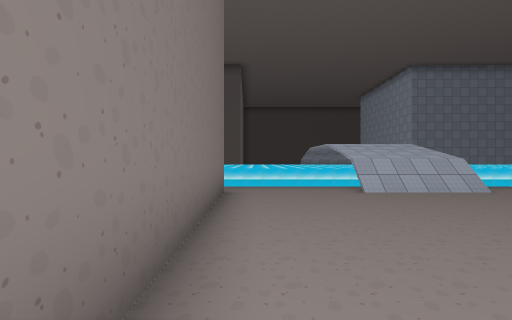
View 1 (above)

23 first-person views from a walk through a scene from a Unity 3-D project. The camera is 1.5 m above the floor, looks level and sees 80° across. The floor is counted in squares, 2 m on a side. Each view is taken from the middle of a square. On the plan, view 1 faces up. The plan holds only what a view shows up to about 10 squares ahead; the rest is blank. The place goes on beyond the plan. The player is left out. Some animated figures are not drawn. Some surface patterns are stand-ins.

View 2
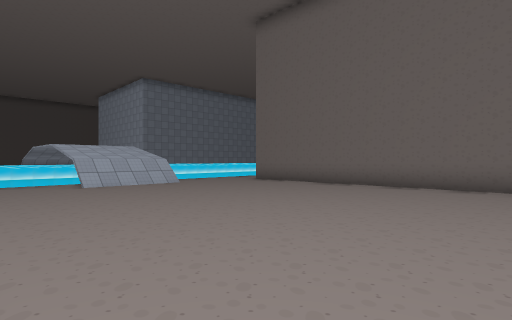

View 3
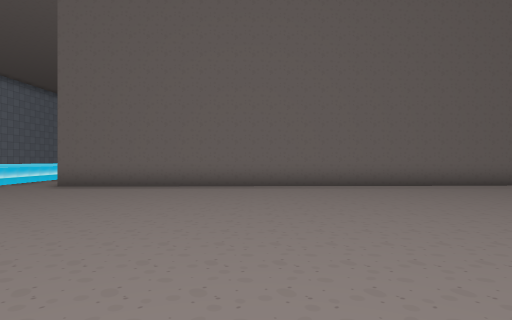

View 4
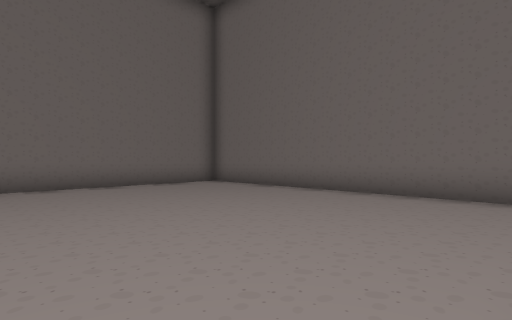

View 5
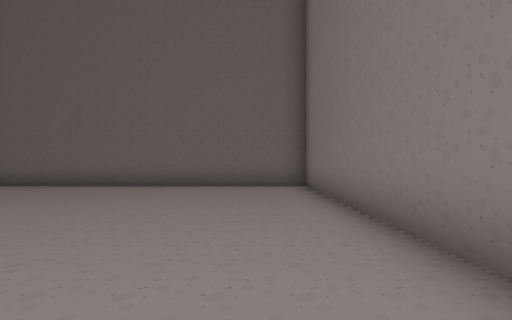

View 6
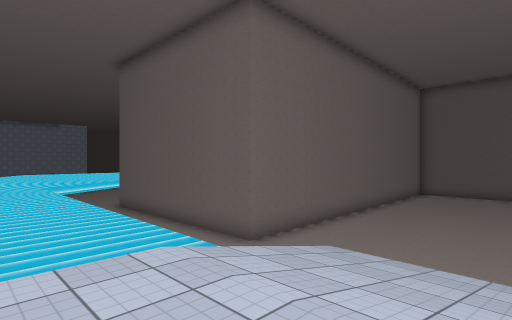

View 7
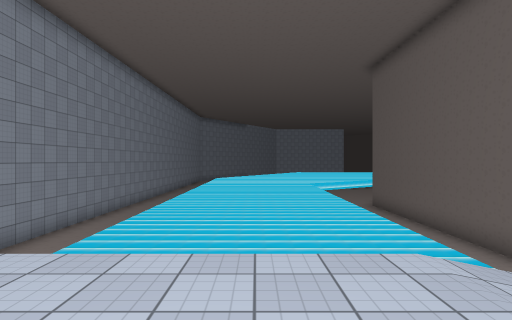

View 8
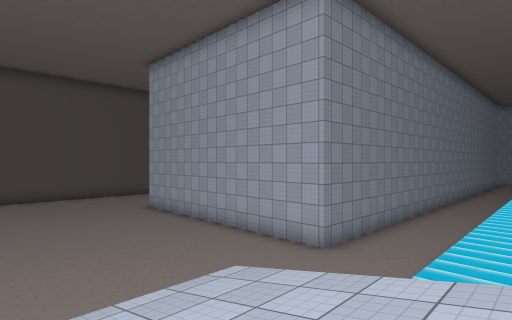

View 9
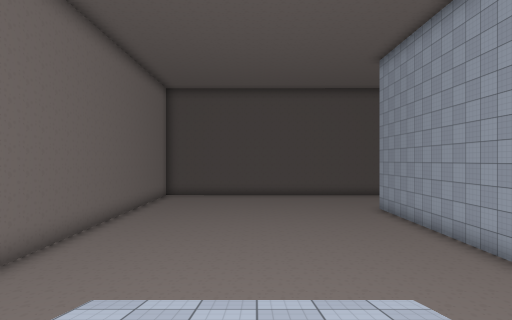

View 10
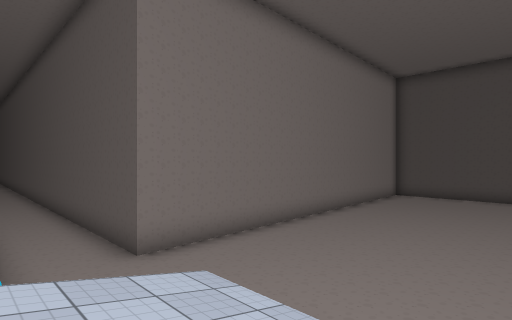

View 11
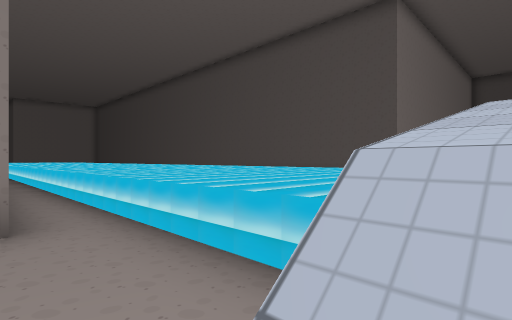

View 12
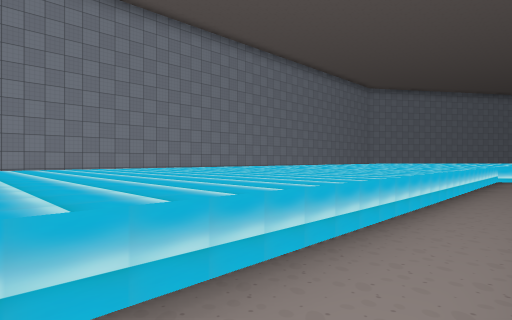

View 13
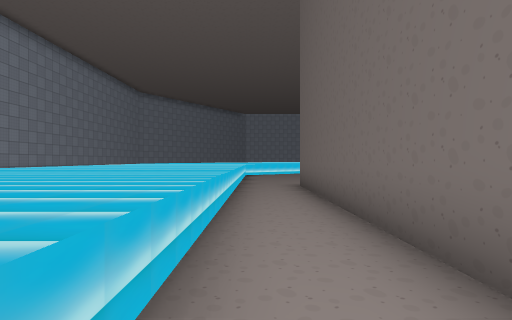

View 14
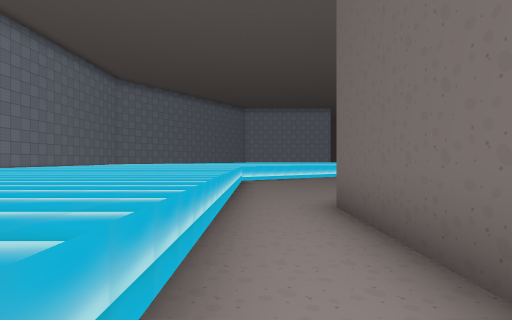

View 15
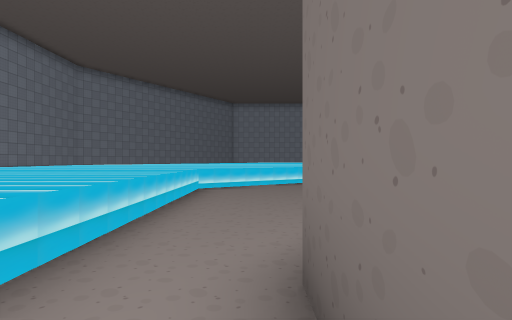

View 16
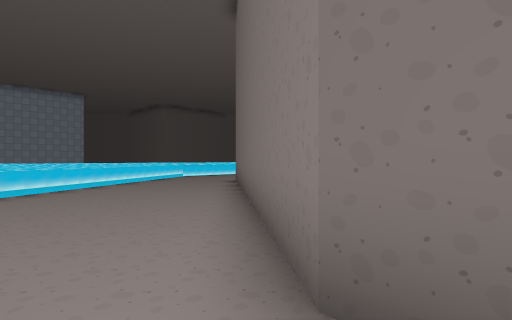

View 17
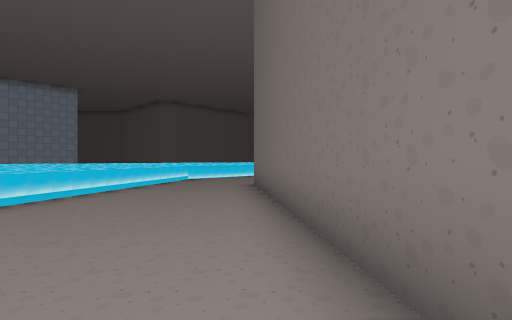

View 18
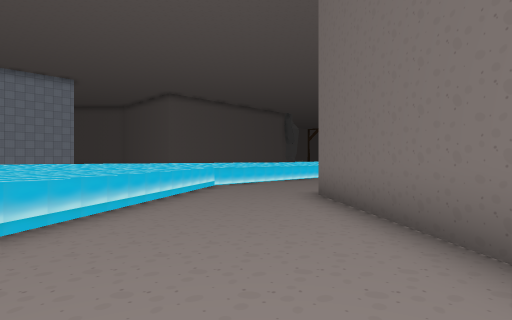

View 19
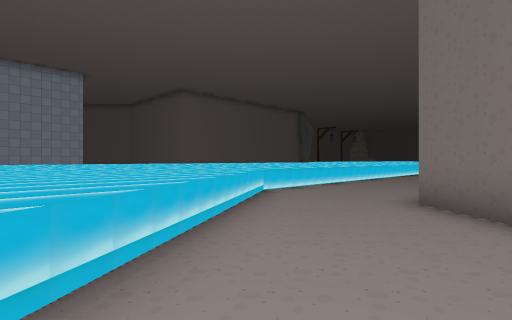

View 20
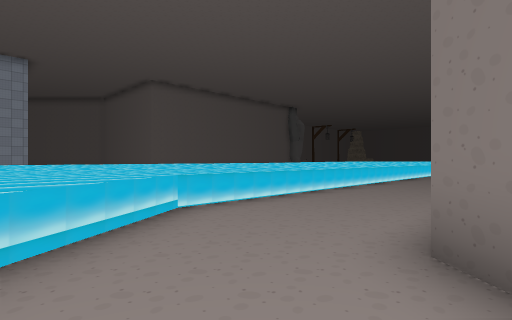

View 21
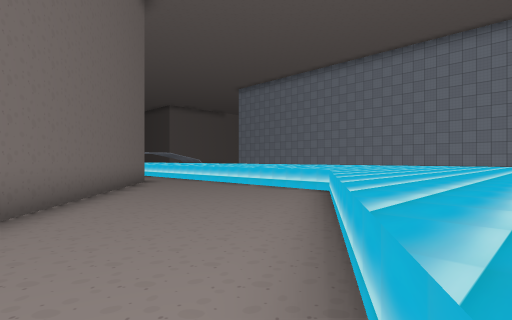

View 22
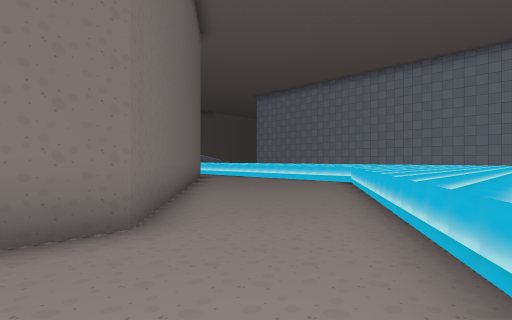

View 23
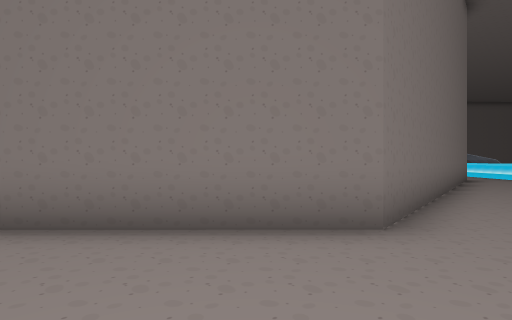

### Floor plan
Key: @ floor where view 1 was taken; # wall or solid block; . main floor; : floor 1 m higher than the main floor; + floor 2.75 m higher than the main floor; / step, stairs or slope; = window, fence, low wall or low ledge; ^ raised ledge.
Columns run from 4 left of view 1 to 30 right of it. Each row starts with its distance up from view 1.
 27        ..
 26       ....
 25      ......
 24    #..........#
 23    #..........#
 22    #..........#
 21    #..........#
 20    #.........##
 19    #.........#
 18 ####....  ...#####
 17 .....  ///  .......
 16 .....  ///  ........
 15  ^^    ///  :::::::::::  ::
 14 ^^^^   +++  ::::::::::::::: ::
 13 ^^^^^   ++  :::::::::::::::::::
 12 ^^^^^  +++  :::::::::::::::::::
 11 ^^^^^^ +++  :::::::::::::::::::
 10 ^^^^^^^/// :::::::::::::::::::::
  9 ^^^^^^^///::::::::::::::::::::::
  8 .......///................./::::
  7    #...///..................=:::
  6    #.........##########......:::::
  5    #.........#        ##...../:::::
  4    #.........#         ##.....:::::
  3    #.........#          ##.....::::
  2    #.........#           ##..../:::
  1    #.........#             ##...=::
  0    #@........#              #....::
 -1    #.........#              #....::
 -2    #.........#              #....::
 -3    #.........#              #....::
 -4    #.........#              #....::
 -5    #.........#                ...::
 -6    #.........#                ...:
 -7    #.........#                 ..
 -8    ###########

Where each view was taken, in squares from view 1:
view 1: 0 up, 0 right, facing up
view 2: 2 down, 0 right, facing up-right
view 3: 1 up, 0 right, facing right
view 4: 1 down, 0 right, facing down-right
view 5: 1 up, 1 right, facing down
view 6: 12 up, 3 right, facing down-right
view 7: 12 up, 3 right, facing right
view 8: 14 up, 3 right, facing up-right
view 9: 14 up, 4 right, facing up
view 10: 15 up, 5 right, facing up-left
view 11: 7 up, 3 right, facing up-left
view 12: 7 up, 10 right, facing up-right
view 13: 8 up, 8 right, facing right
view 14: 8 up, 12 right, facing right
view 15: 7 up, 15 right, facing right
view 16: 8 up, 16 right, facing down-right
view 17: 7 up, 18 right, facing down-right
view 18: 6 up, 21 right, facing down-right
view 19: 6 up, 23 right, facing down-right
view 20: 3 up, 24 right, facing down-right
view 21: 2 up, 27 right, facing up-left
view 22: 1 down, 28 right, facing up-left
view 23: 1 down, 28 right, facing left
